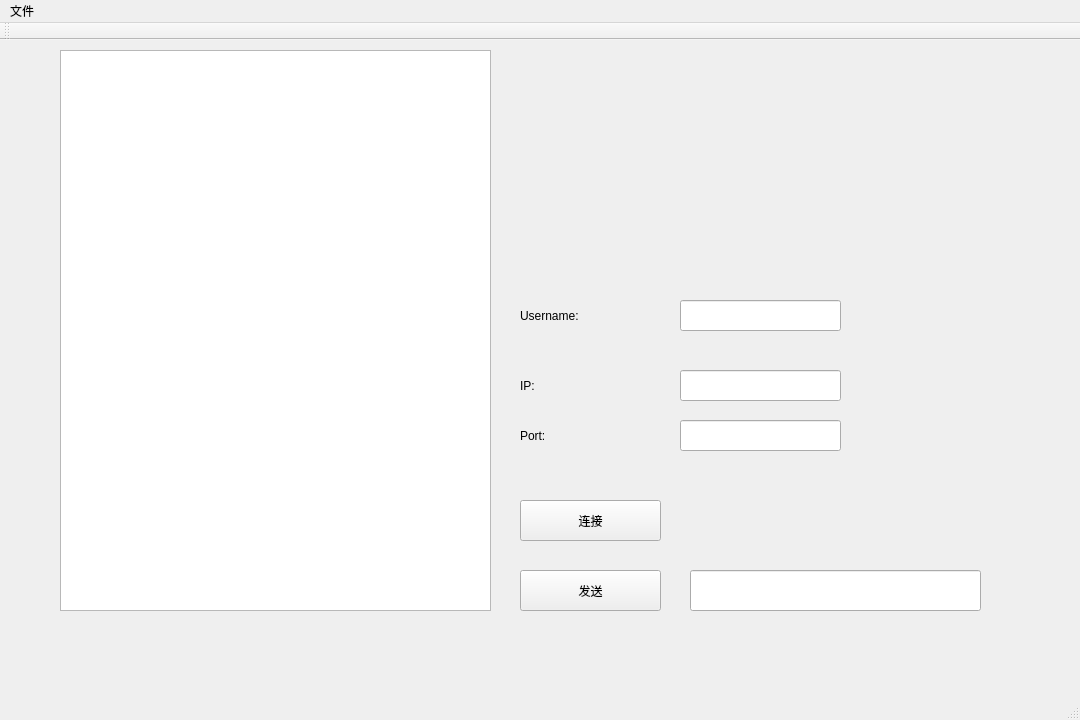
<?xml version="1.0" encoding="UTF-8"?>
<ui version="4.0">
 <class>MainWindowClass</class>
 <widget class="QMainWindow" name="MainWindowClass">
  <property name="geometry">
   <rect>
    <x>0</x>
    <y>0</y>
    <width>1080</width>
    <height>720</height>
   </rect>
  </property>
  <property name="windowTitle">
   <string>MainWindow</string>
  </property>
  <widget class="QWidget" name="centralWidget">
   <widget class="QListWidget" name="listWidget_msg">
    <property name="geometry">
     <rect>
      <x>60</x>
      <y>10</y>
      <width>431</width>
      <height>561</height>
     </rect>
    </property>
   </widget>
   <widget class="QPushButton" name="pushButton_send">
    <property name="geometry">
     <rect>
      <x>520</x>
      <y>530</y>
      <width>141</width>
      <height>41</height>
     </rect>
    </property>
    <property name="text">
     <string>发送</string>
    </property>
   </widget>
   <widget class="QPushButton" name="pushButton_connect">
    <property name="geometry">
     <rect>
      <x>520</x>
      <y>460</y>
      <width>141</width>
      <height>41</height>
     </rect>
    </property>
    <property name="text">
     <string>连接</string>
    </property>
   </widget>
   <widget class="QLineEdit" name="lineEdit_serverIP">
    <property name="geometry">
     <rect>
      <x>680</x>
      <y>330</y>
      <width>161</width>
      <height>31</height>
     </rect>
    </property>
   </widget>
   <widget class="QLineEdit" name="lineEdit_serverPort">
    <property name="geometry">
     <rect>
      <x>680</x>
      <y>380</y>
      <width>161</width>
      <height>31</height>
     </rect>
    </property>
   </widget>
   <widget class="QLabel" name="label_ip">
    <property name="geometry">
     <rect>
      <x>520</x>
      <y>330</y>
      <width>121</width>
      <height>31</height>
     </rect>
    </property>
    <property name="text">
     <string>IP:</string>
    </property>
   </widget>
   <widget class="QLabel" name="label_port">
    <property name="geometry">
     <rect>
      <x>520</x>
      <y>380</y>
      <width>121</width>
      <height>31</height>
     </rect>
    </property>
    <property name="text">
     <string>Port:</string>
    </property>
   </widget>
   <widget class="QLineEdit" name="lineEdit_enterMsg">
    <property name="geometry">
     <rect>
      <x>690</x>
      <y>530</y>
      <width>291</width>
      <height>41</height>
     </rect>
    </property>
   </widget>
   <widget class="QLineEdit" name="lineEdit_userName">
    <property name="geometry">
     <rect>
      <x>680</x>
      <y>260</y>
      <width>161</width>
      <height>31</height>
     </rect>
    </property>
   </widget>
   <widget class="QLabel" name="label_userName">
    <property name="geometry">
     <rect>
      <x>520</x>
      <y>260</y>
      <width>121</width>
      <height>31</height>
     </rect>
    </property>
    <property name="text">
     <string>Username:</string>
    </property>
   </widget>
  </widget>
  <widget class="QMenuBar" name="menuBar">
   <property name="geometry">
    <rect>
     <x>0</x>
     <y>0</y>
     <width>1080</width>
     <height>24</height>
    </rect>
   </property>
   <widget class="QMenu" name="menuSimpleChat">
    <property name="title">
     <string>文件</string>
    </property>
   </widget>
   <addaction name="menuSimpleChat"/>
  </widget>
  <widget class="QToolBar" name="mainToolBar">
   <attribute name="toolBarArea">
    <enum>TopToolBarArea</enum>
   </attribute>
   <attribute name="toolBarBreak">
    <bool>false</bool>
   </attribute>
  </widget>
  <widget class="QStatusBar" name="statusBar"/>
 </widget>
 <layoutdefault spacing="6" margin="11"/>
 <resources>
  <include location="../res/MainWindow.qrc"/>
 </resources>
 <connections/>
</ui>
